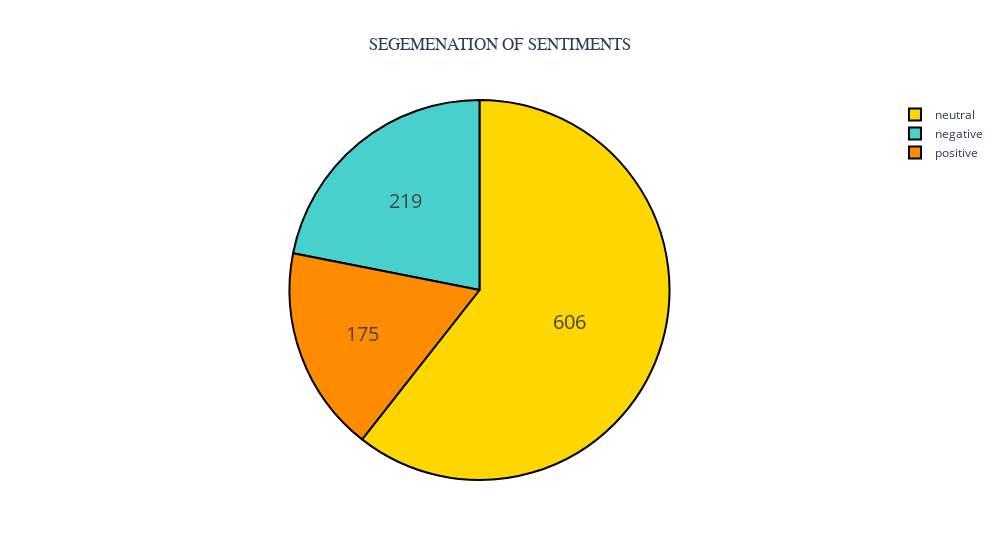

Notebook code cell kept with this figure:
### Markdown cell above
### **Generating Pie Chart**

### Code cell
import plotly.graph_objects as go

# fig = px.pie(df_sentiment, values='total_count', names='sentiment', title='SEGEMENATION OF SENTIMENTS')
# fig = px.pie(df_sentiment, values='total_count', names='sentiment', title='SEGEMENATION OF SENTIMENTS',hole=.2) # DONUT 
# fig.show()

# Refer to "olympics_2020"
# https://plotly.com/python/reference/layout/#layout-transition
# https://plotly.com/python/reference/pie/
# A more styled Pie Chart
colors = ['gold', 'mediumturquoise', 'darkorange', 'lightgreen']

fig = go.Figure(data=[go.Pie(labels=df_sentiment.sentiment,
                             values=df_sentiment.total_count)])


fig.update_layout(
width=1000,
title={"x": 0.5, "xanchor":"center", 
"font_family":"Times New Roman", 
"text":"SEGEMENATION OF SENTIMENTS"})

fig.update_traces(hoverinfo='label+percent', textinfo='value', textfont_size=20,
                  marker={'colors':colors, 'line_color':'#000000','line_width':2})

fig.show()

### Figure 1 — Plotly figure (JSON) as saved in the notebook; plotly's stock layout.template omitted (floating-point values rounded to 4 significant figures)
{"data": [{"hoverinfo": "label+percent", "labels": ["neutral", "negative", "positive"], "marker": {"colors": ["gold", "mediumturquoise", "darkorange", "lightgreen"], "line": {"color": "#000000", "width": 2}}, "textfont": {"size": 20}, "textinfo": "value", "type": "pie", "values": [606, 219, 175]}], "layout": {"title": {"font": {"family": "Times New Roman"}, "text": "SEGEMENATION OF SENTIMENTS", "x": 0.5, "xanchor": "center"}, "width": 1000}}
